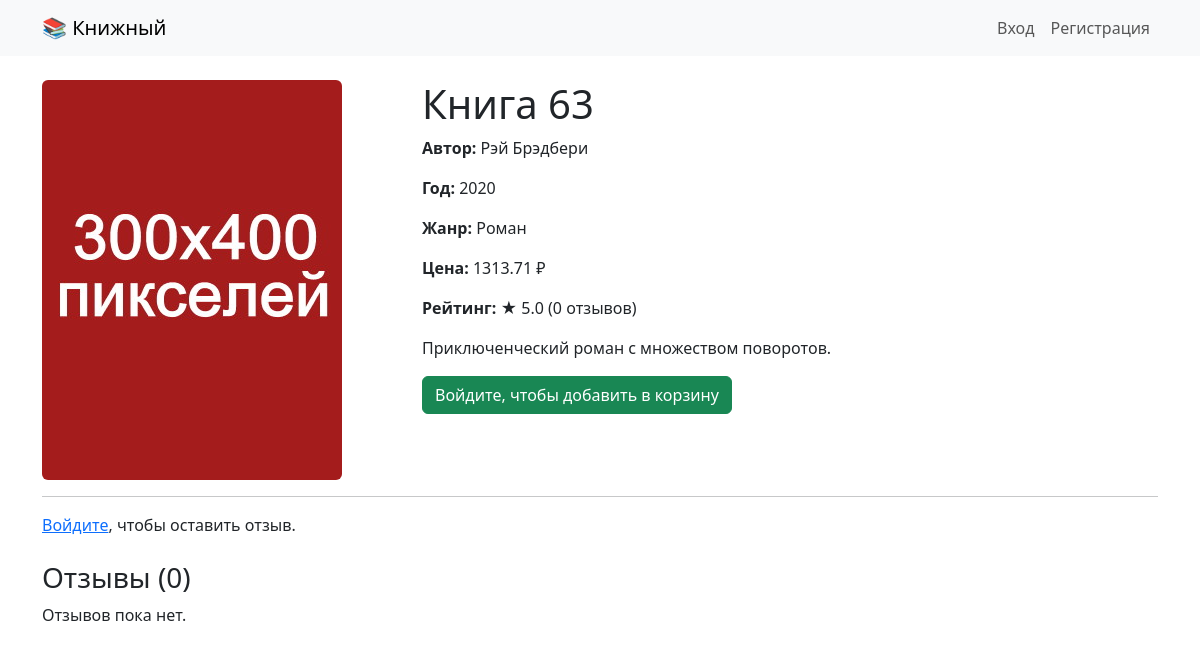
Page /book/63 on the committed database.
### bookstore/app/models.py (models this page shows)
class Book(db.Model):
    id = db.Column(db.Integer, primary_key=True)
    title = db.Column(db.String(200), nullable=False)
    author = db.Column(db.String(100), nullable=False)
    year = db.Column(db.Integer)
    price = db.Column(db.Float, nullable=False)
    cover = db.Column(db.String(200), default='placeholder.jpg')
    description = db.Column(db.Text)
    rating = db.Column(db.Float, default=0.0)
    review_count = db.Column(db.Integer, default=0)
    genres = db.relationship('Genre', secondary=book_genre, backref='books')
    cart_items = db.relationship('CartItem', backref='book', lazy=True)
    order_items = db.relationship('OrderItem', backref='book', lazy=True)
    reviews = db.relationship('Review', backref='book', lazy=True, cascade="all, delete-orphan")

class Genre(db.Model):
    id = db.Column(db.Integer, primary_key=True)
    name = db.Column(db.String(50), unique=True, nullable=False)

### bookstore/app/routes.py (the view, shortened to what this page needs)
@main.route('/book/<int:book_id>', methods=['GET', 'POST'])
def book_detail(book_id):
    book = Book.query.get_or_404(book_id)
    review_form = ReviewForm()
    return render_template('book_detail.html', book=book, form=review_form)

### bookstore/app/templates/book_detail.html
{% extends "base.html" %}
{% block content %}
<div class="row">
  <div class="col-md-4">
    <img src="{{ url_for('static', filename=book.cover) }}" class="img-fluid rounded" alt="{{ book.title }}">
  </div>
  <div class="col-md-8">
    <h1>{{ book.title }}</h1>
    <p><strong>Автор:</strong> {{ book.author }}</p>
    <p><strong>Год:</strong> {{ book.year or '—' }}</p>
    <p><strong>Жанр:</strong>
      {% for g in book.genres %}
        {{ g.name }}{% if not loop.last %}, {% endif %}
      {% endfor %}
    </p>
    <p><strong>Цена:</strong> {{ "%.2f"|format(book.price) }} ₽</p>
    <p><strong>Рейтинг:</strong> ★ {{ "%.1f"|format(book.rating) }} ({{ book.review_count }} отзывов)</p>
    <p>{{ book.description or 'Описание отсутствует.' }}</p>
    {% if current_user.is_authenticated %}
      <a href="{{ url_for('main.add_to_cart', book_id=book.id) }}" class="btn btn-success">Добавить в корзину</a>
    {% else %}
      <a href="{{ url_for('auth.login') }}" class="btn btn-success">Войдите, чтобы добавить в корзину</a>
    {% endif %}
  </div>
</div>
<hr>
{% if current_user.is_authenticated %}
<h3>Оставить отзыв</h3>
<form method="POST">
  {{ form.hidden_tag() }}
  <div class="mb-3">
    {{ form.rating.label(class="form-label") }}
    {{ form.rating(class="form-select") }}
  </div>
  <div class="mb-3">
    {{ form.comment.label(class="form-label") }}
    {{ form.comment(class="form-control", rows=3) }}
  </div>
  {{ form.submit(class="btn btn-primary") }}
</form>
{% else %}
<p><a href="{{ url_for('auth.login') }}">Войдите</a>, чтобы оставить отзыв.</p>
{% endif %}
<h3 class="mt-4">Отзывы ({{ book.reviews|length }})</h3>
{% for review in book.reviews %}
  <div class="card mb-2">
    <div class="card-body">
      <p class="mb-1"><strong>{{ review.user.name }}</strong> — ★ {{ review.rating }}</p>
      <small class="text-muted">{{ review.created_at.strftime('%d.%m.%Y') }}</small>
      <p class="mt-2">{{ review.comment or 'Без комментария' }}</p>
    </div>
  </div>
{% else %}
  <p>Отзывов пока нет.</p>
{% endfor %}
{% endblock %}

### rows in the picture
Book: cover (placeholder picture), title "Книга 63", author "Рэй Брэдбери", year "2020", price "1313.71", rating "5.0", review_count "0", description "Приключенческий роман с множеством поворотов."
Genre: name "Роман"

### other values in the picture
{{ book.reviews|length }} "0"
